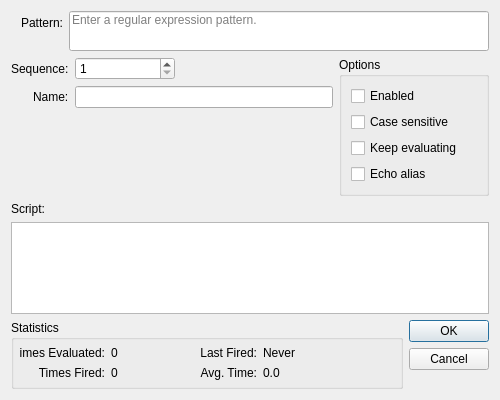
<?xml version="1.0" encoding="UTF-8"?>
<ui version="4.0">
 <class>DialogAlias</class>
 <widget class="QDialog" name="DialogAlias">
  <property name="geometry">
   <rect>
    <x>0</x>
    <y>0</y>
    <width>500</width>
    <height>400</height>
   </rect>
  </property>
  <property name="windowTitle">
   <string>Edit Alias</string>
  </property>
  <layout class="QVBoxLayout" name="verticalLayout">
   <item>
    <layout class="QFormLayout" name="topForm">
     <property name="fieldGrowthPolicy">
      <enum>QFormLayout::AllNonFixedFieldsGrow</enum>
     </property>
     <property name="labelAlignment">
      <set>Qt::AlignRight|Qt::AlignTrailing|Qt::AlignVCenter</set>
     </property>
     <item row="0" column="0">
      <widget class="QLabel" name="labelPattern">
       <property name="sizePolicy">
        <sizepolicy hsizetype="Fixed" vsizetype="Preferred">
         <horstretch>0</horstretch>
         <verstretch>0</verstretch>
        </sizepolicy>
       </property>
       <property name="minimumSize">
        <size>
         <width>52</width>
         <height>0</height>
        </size>
       </property>
       <property name="text">
        <string>Pattern:</string>
       </property>
       <property name="alignment">
        <set>Qt::AlignRight|Qt::AlignTrailing|Qt::AlignVCenter</set>
       </property>
      </widget>
     </item>
     <item row="0" column="1">
      <widget class="QLineEdit" name="pattern">
       <property name="minimumSize">
        <size>
         <width>0</width>
         <height>40</height>
        </size>
       </property>
       <property name="alignment">
        <set>Qt::AlignLeading|Qt::AlignLeft|Qt::AlignTop</set>
       </property>
       <property name="placeholderText">
        <string>Enter a regular expression pattern.</string>
       </property>
      </widget>
     </item>
    </layout>
   </item>
   <item>
    <layout class="QHBoxLayout" name="horizontal" stretch="1,0">
     <item>
      <layout class="QFormLayout" name="leftForm">
       <property name="fieldGrowthPolicy">
        <enum>QFormLayout::ExpandingFieldsGrow</enum>
       </property>
       <property name="labelAlignment">
        <set>Qt::AlignRight|Qt::AlignTrailing|Qt::AlignVCenter</set>
       </property>
       <item row="0" column="0">
        <widget class="QLabel" name="labelSequence">
         <property name="sizePolicy">
          <sizepolicy hsizetype="Fixed" vsizetype="Preferred">
           <horstretch>0</horstretch>
           <verstretch>0</verstretch>
          </sizepolicy>
         </property>
         <property name="minimumSize">
          <size>
           <width>52</width>
           <height>0</height>
          </size>
         </property>
         <property name="text">
          <string>Sequence:</string>
         </property>
        </widget>
       </item>
       <item row="0" column="1">
        <widget class="QSpinBox" name="sequence">
         <property name="sizePolicy">
          <sizepolicy hsizetype="Fixed" vsizetype="Fixed">
           <horstretch>0</horstretch>
           <verstretch>0</verstretch>
          </sizepolicy>
         </property>
         <property name="minimumSize">
          <size>
           <width>100</width>
           <height>0</height>
          </size>
         </property>
         <property name="minimum">
          <number>1</number>
         </property>
         <property name="maximum">
          <number>100000</number>
         </property>
         <property name="singleStep">
          <number>100</number>
         </property>
        </widget>
       </item>
       <item row="1" column="0">
        <widget class="QLabel" name="labelName">
         <property name="text">
          <string>Name:</string>
         </property>
        </widget>
       </item>
       <item row="1" column="1">
        <widget class="QLineEdit" name="name">
         <property name="sizePolicy">
          <sizepolicy hsizetype="Expanding" vsizetype="Fixed">
           <horstretch>0</horstretch>
           <verstretch>0</verstretch>
          </sizepolicy>
         </property>
         <property name="minimumSize">
          <size>
           <width>150</width>
           <height>0</height>
          </size>
         </property>
        </widget>
       </item>
      </layout>
     </item>
     <item>
      <widget class="QGroupBox" name="groupOptions">
       <property name="sizePolicy">
        <sizepolicy hsizetype="Fixed" vsizetype="Preferred">
         <horstretch>0</horstretch>
         <verstretch>0</verstretch>
        </sizepolicy>
       </property>
       <property name="minimumSize">
        <size>
         <width>150</width>
         <height>0</height>
        </size>
       </property>
       <property name="title">
        <string>Options</string>
       </property>
       <layout class="QVBoxLayout" name="verticalLayout_3">
        <item>
         <widget class="QCheckBox" name="enabled">
          <property name="text">
           <string>Enabled</string>
          </property>
         </widget>
        </item>
        <item>
         <widget class="QCheckBox" name="caseSensitive">
          <property name="text">
           <string>Case sensitive</string>
          </property>
         </widget>
        </item>
        <item>
         <widget class="QCheckBox" name="keepEvaluating">
          <property name="text">
           <string>Keep evaluating</string>
          </property>
         </widget>
        </item>
        <item>
         <widget class="QCheckBox" name="echo">
          <property name="text">
           <string>Echo alias</string>
          </property>
         </widget>
        </item>
       </layout>
      </widget>
     </item>
    </layout>
   </item>
   <item>
    <widget class="QLabel" name="labelScript">
     <property name="text">
      <string>Script:</string>
     </property>
    </widget>
   </item>
   <item>
    <widget class="LuaEdit" name="script"/>
   </item>
   <item>
    <layout class="QHBoxLayout" name="horizontalLayout">
     <item>
      <widget class="QGroupBox" name="groupStats">
       <property name="sizePolicy">
        <sizepolicy hsizetype="Expanding" vsizetype="Preferred">
         <horstretch>0</horstretch>
         <verstretch>0</verstretch>
        </sizepolicy>
       </property>
       <property name="title">
        <string>Statistics</string>
       </property>
       <layout class="QGridLayout" name="gridLayout">
        <property name="leftMargin">
         <number>6</number>
        </property>
        <property name="topMargin">
         <number>6</number>
        </property>
        <property name="rightMargin">
         <number>6</number>
        </property>
        <property name="bottomMargin">
         <number>6</number>
        </property>
        <item row="1" column="3">
         <widget class="QLabel" name="avgTime">
          <property name="text">
           <string>0.0</string>
          </property>
         </widget>
        </item>
        <item row="0" column="1">
         <widget class="QLabel" name="timesEvaluated">
          <property name="maximumSize">
           <size>
            <width>75</width>
            <height>16777215</height>
           </size>
          </property>
          <property name="text">
           <string>0</string>
          </property>
         </widget>
        </item>
        <item row="0" column="2">
         <widget class="QLabel" name="labelLastFired">
          <property name="maximumSize">
           <size>
            <width>65</width>
            <height>16777215</height>
           </size>
          </property>
          <property name="text">
           <string>Last Fired:</string>
          </property>
          <property name="alignment">
           <set>Qt::AlignRight|Qt::AlignTrailing|Qt::AlignVCenter</set>
          </property>
         </widget>
        </item>
        <item row="0" column="0">
         <widget class="QLabel" name="labelTimesEvaluated">
          <property name="maximumSize">
           <size>
            <width>85</width>
            <height>16777215</height>
           </size>
          </property>
          <property name="text">
           <string>Times Evaluated:</string>
          </property>
          <property name="alignment">
           <set>Qt::AlignRight|Qt::AlignTrailing|Qt::AlignVCenter</set>
          </property>
         </widget>
        </item>
        <item row="0" column="3">
         <widget class="QLabel" name="lastFired">
          <property name="text">
           <string>Never</string>
          </property>
         </widget>
        </item>
        <item row="1" column="2">
         <widget class="QLabel" name="labelAvgTime">
          <property name="maximumSize">
           <size>
            <width>65</width>
            <height>16777215</height>
           </size>
          </property>
          <property name="text">
           <string>Avg. Time:</string>
          </property>
          <property name="alignment">
           <set>Qt::AlignRight|Qt::AlignTrailing|Qt::AlignVCenter</set>
          </property>
         </widget>
        </item>
        <item row="1" column="1">
         <widget class="QLabel" name="timesFired">
          <property name="maximumSize">
           <size>
            <width>75</width>
            <height>16777215</height>
           </size>
          </property>
          <property name="text">
           <string>0</string>
          </property>
         </widget>
        </item>
        <item row="1" column="0">
         <widget class="QLabel" name="labelTimesFired">
          <property name="maximumSize">
           <size>
            <width>85</width>
            <height>16777215</height>
           </size>
          </property>
          <property name="text">
           <string>Times Fired:</string>
          </property>
          <property name="alignment">
           <set>Qt::AlignRight|Qt::AlignTrailing|Qt::AlignVCenter</set>
          </property>
         </widget>
        </item>
       </layout>
      </widget>
     </item>
     <item>
      <widget class="QDialogButtonBox" name="buttonBox">
       <property name="orientation">
        <enum>Qt::Vertical</enum>
       </property>
       <property name="standardButtons">
        <set>QDialogButtonBox::Cancel|QDialogButtonBox::Ok</set>
       </property>
      </widget>
     </item>
    </layout>
   </item>
  </layout>
 </widget>
 <customwidgets>
  <customwidget>
   <class>LuaEdit</class>
   <extends>QTextEdit</extends>
   <header>luaedit.h</header>
  </customwidget>
 </customwidgets>
 <tabstops>
  <tabstop>pattern</tabstop>
  <tabstop>sequence</tabstop>
  <tabstop>name</tabstop>
  <tabstop>enabled</tabstop>
  <tabstop>caseSensitive</tabstop>
  <tabstop>keepEvaluating</tabstop>
  <tabstop>echo</tabstop>
  <tabstop>script</tabstop>
 </tabstops>
 <resources/>
 <connections>
  <connection>
   <sender>buttonBox</sender>
   <signal>accepted()</signal>
   <receiver>DialogAlias</receiver>
   <slot>accept()</slot>
   <hints>
    <hint type="sourcelabel">
     <x>248</x>
     <y>254</y>
    </hint>
    <hint type="destinationlabel">
     <x>157</x>
     <y>274</y>
    </hint>
   </hints>
  </connection>
  <connection>
   <sender>buttonBox</sender>
   <signal>rejected()</signal>
   <receiver>DialogAlias</receiver>
   <slot>reject()</slot>
   <hints>
    <hint type="sourcelabel">
     <x>316</x>
     <y>260</y>
    </hint>
    <hint type="destinationlabel">
     <x>286</x>
     <y>274</y>
    </hint>
   </hints>
  </connection>
 </connections>
</ui>
